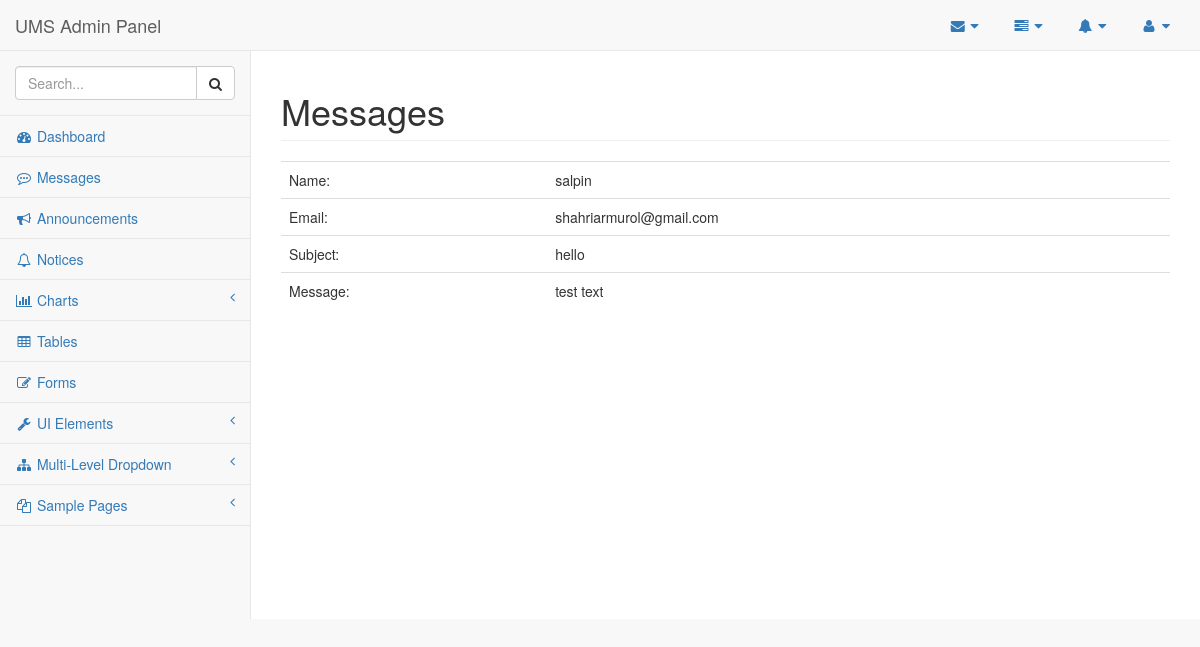
Page /admin/pages/msg-view.php?id=2 on the earlier database version.
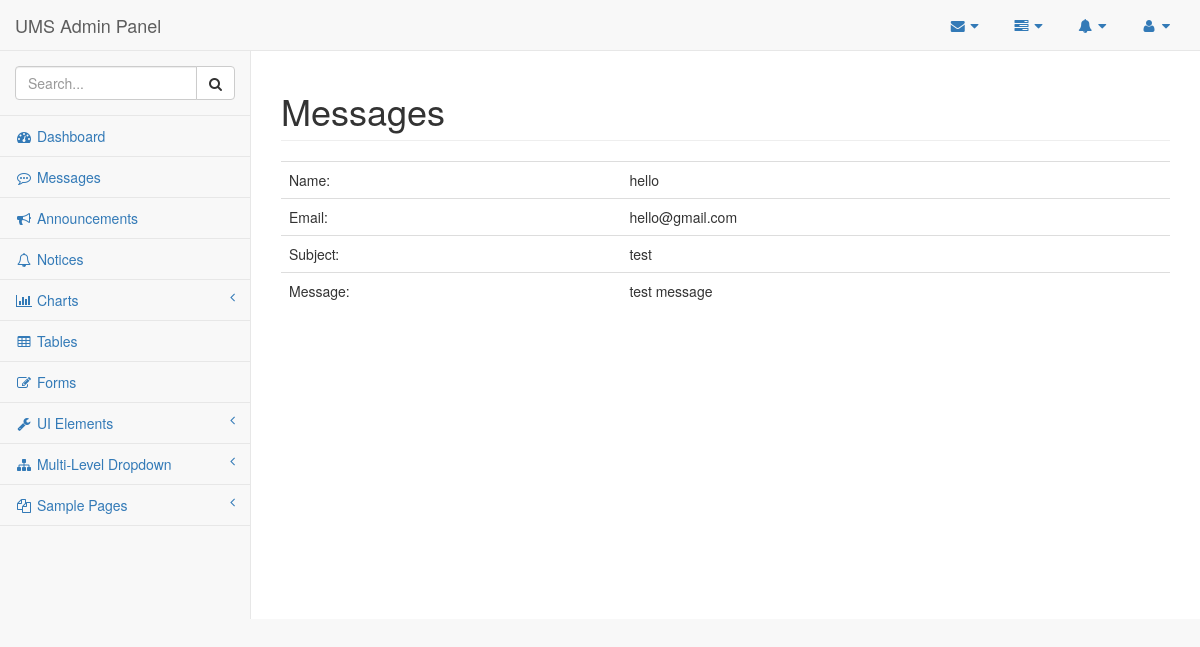
Same page on the later database version.
### tables this page shows
CREATE TABLE `comments` (
  `com_id` int(11) NOT NULL,
  `com_name` varchar(48) NOT NULL,
  `com_email` varchar(48) NOT NULL,
  `com_subject` varchar(48) NOT NULL,
  `com_message` varchar(255) NOT NULL
);

### admin/pages/msg-view.php (the view, shortened to what the changed rows need)
<?php
    require_once('config.php');
    $id = $_GET['id'];
?>
<!DOCTYPE html>
<html lang="en">
<head>
    <link href="../vendor/bootstrap/css/bootstrap.min.css" rel="stylesheet">
    <link href="../vendor/metisMenu/metisMenu.min.css" rel="stylesheet">
    <link href="../dist/css/sb-admin-2.css" rel="stylesheet">
    <link href="../vendor/font-awesome/css/font-awesome.min.css" rel="stylesheet" type="text/css">
</head>
<body>
    <div id="wrapper">
        <nav class="navbar navbar-default navbar-static-top" role="navigation" style="margin-bottom: 0">
            <div class="navbar-header">
                <a class="navbar-brand" href="index.html">UMS Admin Panel</a>
            </div>
        </nav>
        <div id="page-wrapper">
            <div class="row">
                <div class="col-lg-12">
                    <h1 class="page-header">Messages</h1>
                     <div class="table-responsive">
                        <table class="table">
                            <tbody>
                            <?php
                                $slt ="SELECT * FROM comments WHERE com_id='$id'";
                                $qre = mysqli_query($DBC, $slt);
                                $data=mysqli_fetch_array($qre);
                             ?>
                                <tr>
                                    <td>Name:</td>
                                    <td><?= $data['com_name']; ?></td>
                                </tr>
                                <tr>
                                    <td>Email:</td>
                                    <td><?= $data['com_email']; ?></td>
                                </tr>
                                <tr>
                                    <td>Subject:</td>
                                    <td><?= $data['com_subject']; ?></td>
                                </tr>
                                <tr>
                                    <td>Message:</td>
                                    <td><?= $data['com_message']; ?></td>
                                </tr>
                            </tbody>
                        </table>
                    </div>
                </div>
            </div>
        </div>
    </div>
</body>
</html>

Differences in the rows shown:
changed comments "hello": com_name "salpin" → "hello"; com_email "shahriarmurol@gmail.com" → "hello@gmail.com"; com_subject "hello" → "test"; com_message "test text" → "test message"
